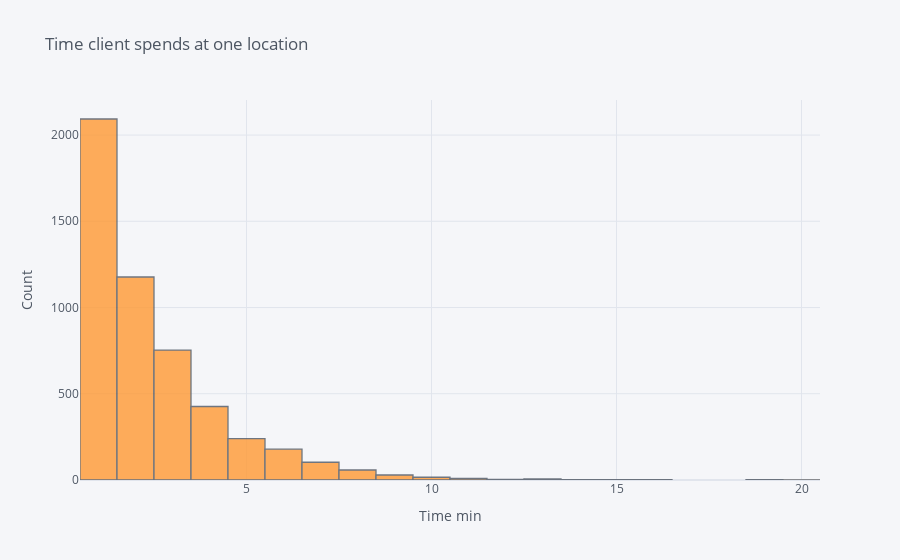

The cell this chart's notebook holds for it:
### Markdown cell above
We've got similar distribution

### Code cell
df.loc[df['location']=='fruit', 'delta'].iplot(kind='hist', 
    xTitle='Time min', yTitle='Count', 
    title='Time client spends at one location')

### Figure 1 — Plotly figure (JSON) as saved in the notebook; plotly's stock layout.template omitted (floating-point values rounded to 4 significant figures; data arrays with more than 128 entries replaced by an {"elided": "..."} marker saying what was removed)
{"data": [{"histfunc": "count", "histnorm": "", "marker": {"color": "rgba(255, 153, 51, 1.0)", "line": {"color": "#4D5663", "width": 1.3}}, "name": "delta", "opacity": 0.8, "orientation": "v", "type": "histogram", "x": {"elided": "5102 int values"}}], "layout": {"barmode": "overlay", "legend": {"bgcolor": "#F5F6F9", "font": {"color": "#4D5663"}}, "paper_bgcolor": "#F5F6F9", "plot_bgcolor": "#F5F6F9", "title": {"font": {"color": "#4D5663"}, "text": "Time client spends at one location"}, "xaxis": {"gridcolor": "#E1E5ED", "showgrid": true, "tickfont": {"color": "#4D5663"}, "title": {"font": {"color": "#4D5663"}, "text": "Time min"}, "zerolinecolor": "#E1E5ED"}, "yaxis": {"gridcolor": "#E1E5ED", "showgrid": true, "tickfont": {"color": "#4D5663"}, "title": {"font": {"color": "#4D5663"}, "text": "Count"}, "zerolinecolor": "#E1E5ED"}}}
